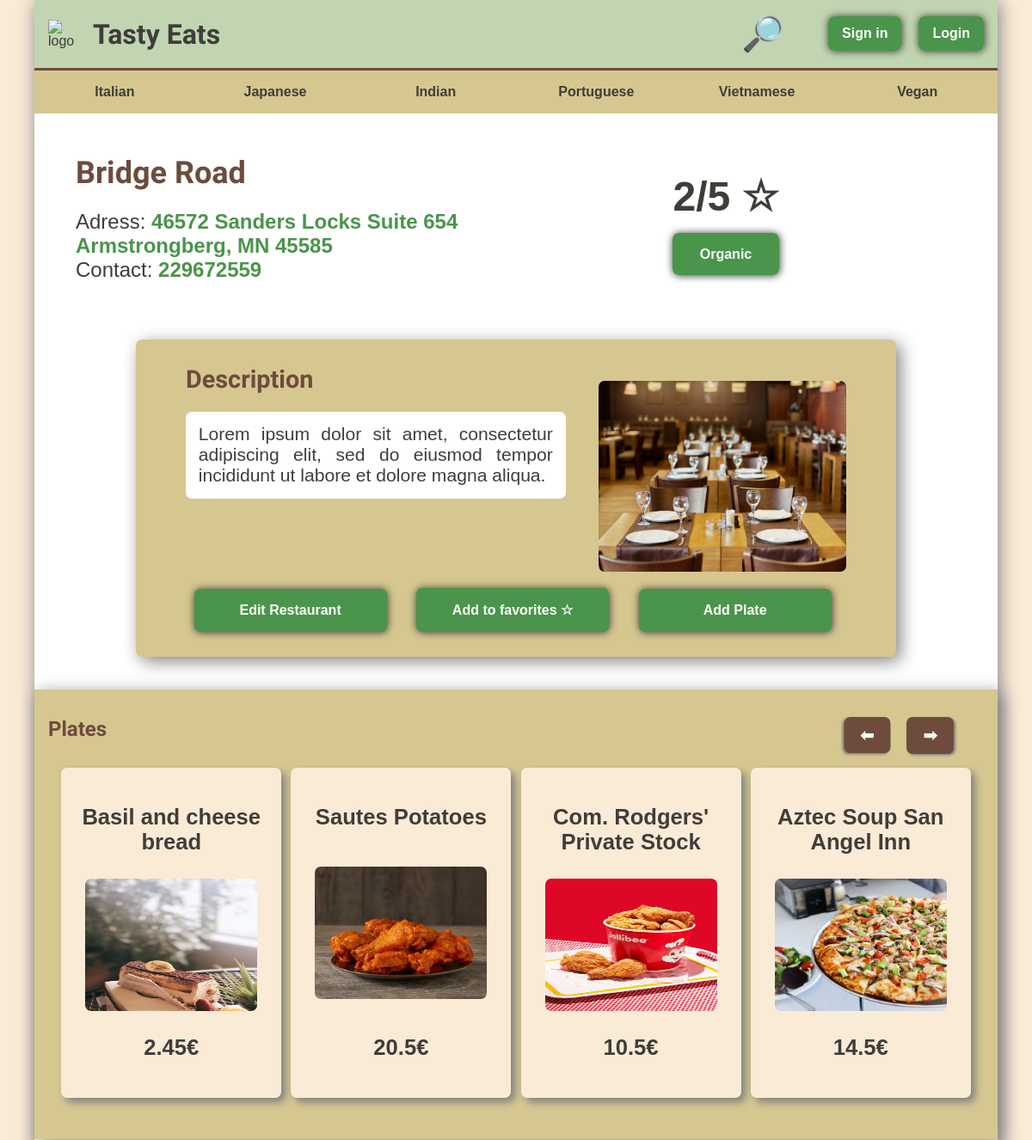
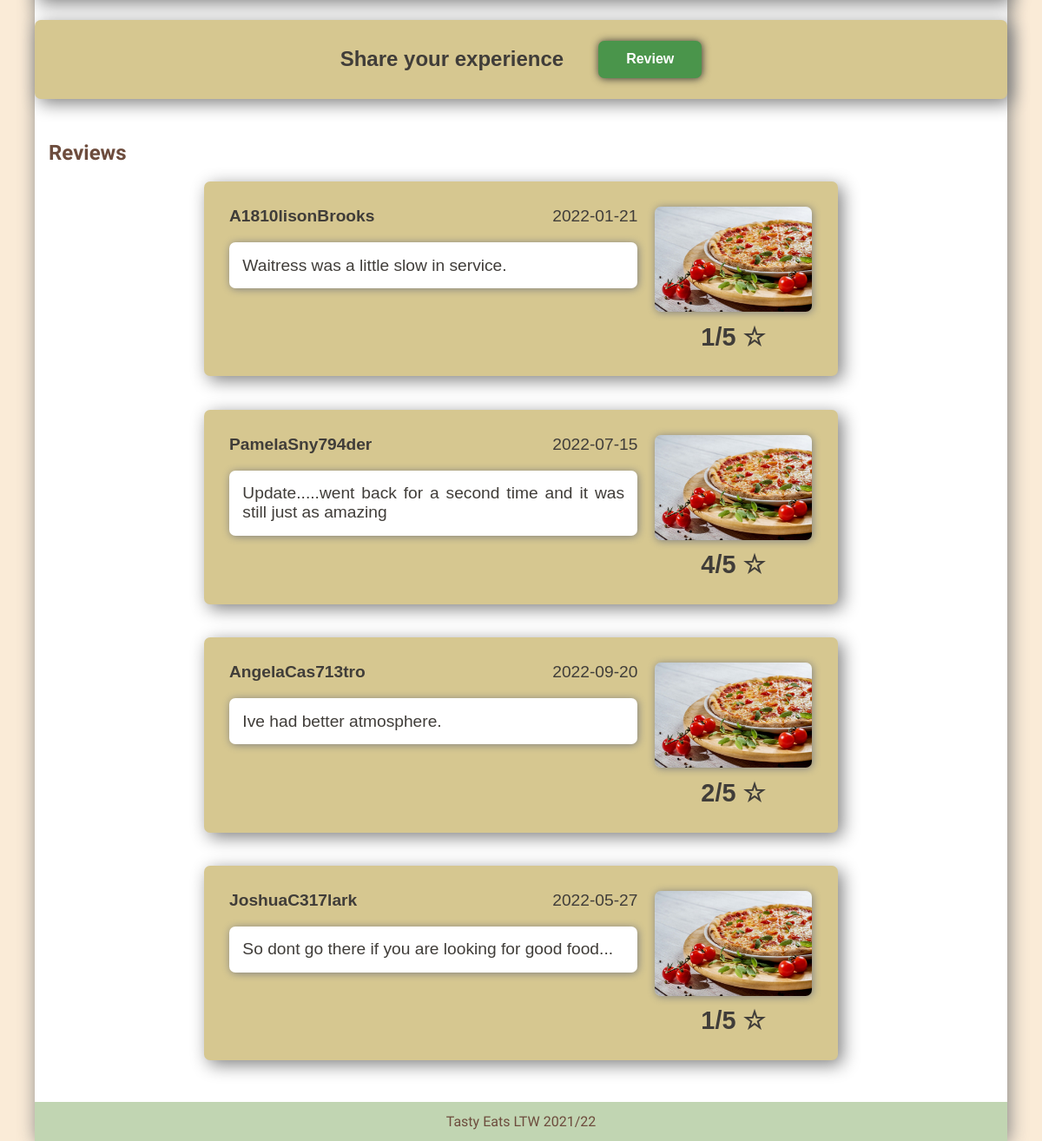
The page /restaurant.php?id=18 on the database its author committed (2 pictures, top to bottom).
### tables this page shows
CREATE TABLE Restaurant (
	RestaurantID INTEGER PRIMARY KEY,
	Name VARCHAR NOT NULL,
	phone VARCHAR NOT NULL,
	Address VARCHAR NOT NULL,
	Category VARCHAR NOT NULL,
	Description VARCHAR NOT NULL
);

CREATE TABLE Dish (
	DishID INTEGER PRIMARY KEY,
	Name VARCHAR NOT NULL,
	Price VARCHAR NOT NULL,
	Category VARCHAR,
	Description VARCHAR DEFAULT 'Sunt cumque exercitationem incidunt dolores vitae. Voluptatem voluptatum fugiat accusamus incidunt voluptas. Perferendis aperiam asperiores voluptas in error. Neque excepturi tempore non veritatis.'
);

CREATE TABLE Ingredient(
	IngredientID INTEGER PRIMARY KEY,
	IngredientName VARCHAR NOT NULL
);

CREATE TABLE Review (
	-- falta quem fez a review
	ReviewID INTEGER PRIMARY KEY,
	Score INTEGER,
	ReviewComment VARCHAR NOT NULL,
	DateOfReview INTEGER NOT NULL,
	--- insert the date in epoch format
	RestaurantID INTEGER NOT NULL,
	CustomerID INTEGER NOT NULL,
	FOREIGN KEY (CustomerID) REFERENCES Customer(CustomerID),
	FOREIGN KEY (RestaurantID) REFERENCES Restaurant(RestaurantID)
);

CREATE TABLE User (
	UserId INTEGER PRIMARY KEY,
	email VARCHAR UNIQUE,
	username VARCHAR,
	password VARCHAR,
	Address VARCHAR,
	phoneNumber VARCHAR,
	PhotoID INTEGER,
	FOREIGN KEY (PhotoID) REFERENCES Photo(PhotoID)
);

### restaurant.php (called while the page is built, shortened)
<?php
require_once(__DIR__ . "/templates/common.tpt.php");
require_once(__DIR__ . "/templates/plates_carrossel.tpt.php");
require_once(__DIR__ . "/templates/restaurant.tpt.php");
require_once(__DIR__ . "/database/connection.php");
require_once(__DIR__ . "/database/restaurant.class.php");
$db = getDatabaseConnection();
$restaurant = Restaurant::getRestaurant($db, $_GET['id']);
$menu = $restaurant->getMenu($db);
$dishes = $menu->getMenuDishes($db);
$reviews = $restaurant->getRestaurantReviews($db);
drawRestaurantDescriptionName( $db, $restaurant);
drawRestaurantDescription($restaurant);
drawPlatesCarrossel($dishes);
drawRestaurantAskReview($restaurant);
drawRestaurantReviews($db , $reviews);

### database/restaurant.class.php (called while the page is built, shortened)
<?php
require_once("review.class.php");
class Menu
{
    public array $resDishes;
    public function __construct(int $id, array $resDishes)
    {
        $this->resDishes = $resDishes;
    }
    public function getMenuDishes(PDO $db): array
    {
        $array = array();
        foreach ($this->resDishes as $pair) {
            array_push($array, Dish::getDish($db, (int)$pair["DishID"]));
        }
        return $array;
    }
}
class Dish
{
    public int $id;
    public function __construct(int $id, string $name, string $price, string $category, string $description)
    {
        $this->id = $id;
        $this->name = $name;
        $this->price = $price;
    }
    public static function getDish(PDO $db, int $id): ?Dish
    {
        $stmt = $db->prepare('
            SELECT *
            FROM Dish
            WHERE DishID = ?
        ');
        $stmt->execute(array($id));
        if ($dish = $stmt->fetch()) {
            return new Dish(
                (int)$dish['DishID'],
                $dish['Name'],
                $dish['Price'],
                $dish['Category'],
                $dish['Description']
            );
        } else return null;
    }
    public function getIngredients(PDO $db): array
    {
        $stmt = $db->prepare('select IngredientName
         from Ingredient natural join DishIngredients
         where DishID = ?');
        $stmt->execute(array($this->id));
        $ings = $stmt->fetchAll();
        return $ings;
    }
}
class Restaurant
{
    public int $id;
    public function __construct(int $id, string $name, string $address, string $phone, string $category, string $description)
    {
        $this->id = $id;
        $this->name = $name;
        $this->address = $address;
        $this->phone = $phone;
        $this->category = $category;
        $this->description = $description;
    }
    public static function getRestaurant(PDO $db, int $id): ?Restaurant
    {
        $stmt = $db->prepare('
            SELECT *
            FROM Restaurant
            WHERE RestaurantID = ?
        ');
        $stmt->execute(array($id));
        if ($restaurant = $stmt->fetch()) {
            return new Restaurant(
                (int)$restaurant['RestaurantID'],
                $restaurant['Name'],
                $restaurant['Address'],
                $restaurant['phone'],
                $restaurant['Category'],
                $restaurant['Description']
            );
        } else return null;
    }
    public function getMenu(PDO $db): Menu
    {
        $stmt = $db->prepare('
            SELECT *
            FROM Menu
            WHERE RestaurantID = ?
        ');
        $stmt->execute(array($this->id));
        return new Menu($this->id, $stmt->fetchAll());
    }
    public function getRestaurantReviews(PDO $db): ?array
    {
        $stmt = $db->prepare('
            SELECT *
            FROM Review
            WHERE RestaurantID = ?
        ');
        $stmt->execute(array($this->id));
        $reviews = $stmt->fetchAll();
        $array = [];
        foreach ($reviews as $review) {
            array_push($array, new Review(
                (int)$review['ReviewID'],
                (int)$review['Score'],
                $review['ReviewComment'],
                $review['DateOfReview'],
                $review['CustomerID']
            ));
        }
        return $array;
    }
    public function getMediumScore(PDO $db): float
    {
        $medium = 0;
        $count = 0;
        $stmt = $db->prepare('
            SELECT Score
            FROM Restaurant LEFT JOIN Review on (Restaurant.RestaurantID = Review.RestaurantID)
            WHERE Restaurant.RestaurantID = ?
        ');
        $stmt->execute(array($this->id));
        $arr = $stmt->fetchAll();
        foreach ($arr as $score) {
            $medium += $score['Score'];
            $count++;
        }
        return (float)number_format((float)$medium / (float)$count, 2, '.', '');
    }
}

### database/review.class.php (called while the page is built, shortened)
<?php
class Review
{
    public string $reviewer;
    public function __construct(int $id, int $score, string $text, string $date, string $reviewer)
    {
        $this->score = $score;
        $this->text = $text;
        $this->date = new DateTime($date);
        $this->reviewer = $reviewer;
    }
    public function getReviewerName(PDO $db) : string
    {
        $stmt = $db->prepare('
            SELECT DISTINCT username
            FROM User
            WHERE UserId = ?
        ');
        $stmt->execute(array($this->reviewer));
        return $stmt->fetch()['username'];
    }
}

### templates/plates_carrossel.tpt.php (the view, shortened to what this page needs)
<?php
function drawPlatesCarrossel(array $plates, bool $showNav = true)
{
?>
    <article class="carrosel container">
        <h2>Plates</h2>
        <?php if ($showNav) { ?>
            <div class="carrosel_nav">
                <button style="  transform: scale(-1, 1);">&#10145;</button>
                <button>&#10145;</button>
            </div>
        <?php } ?>
        <div class="img_carrosel">
            <?php foreach ($plates as $dish) { ?>
                <a href=<?= "plate.php?id=" . $dish->id ?>>
                    <div class="card_item">
                        <div class="card_face_front">
                            <p><?= $dish->name ?></p>
                            <img src="docs/food/<?= $dish->id ?>.jpg" width="200" height="154" alt="pizza">
                            <p><?= $dish->price . "€" ?></p>
                        </div>
                        <div class="card_face_back">
                            <?php
                            $db = getDatabaseConnection();
                            $ingredients = $dish->getIngredients($db);
                            foreach ($ingredients as $ing) {  ?>
                                <p>- <?= $ing['IngredientName'] ?></p>
                            <?php } ?>
                        </div>
                    </div>
                </a>
            <?php } ?>
        </div>
    </article>
<?php } ?>

### templates/restaurant.tpt.php (shortened to what this page needs)
<?php
require_once(__DIR__ . '/../database/restaurant.class.php');
session_start(); ?>
<?php function drawRestaurantDescriptionName(PDO $db, Restaurant $restaurant)
{ ?>
    <section id="presentation">
        <div>
            <h1><?= $restaurant->name ?></h1>
            <p>Adress:
                <a href=<?= "https://www.google.com/maps?daddr=" . str_replace(' ', '%20', $restaurant->address) ?> target="#">
                    <?= $restaurant->address ?>
                </a>
            </p>
            <p>Contact: <a href=<?= "tel:" . $restaurant->phone ?>><?= $restaurant->phone ?></a></p>
        </div>
        <div>
            <p><?= $restaurant->getMediumScore($db) ?>/5 &star;</p>
            <a class="link_button" href="#"><?= $restaurant->category ?></a>
        </div>
    </section>
<?php } ?>
<?php function drawRestaurantDescription(Restaurant $restaurant)
{ ?>
    <section id="description" class="container">
        <div>
            <h2>Description</h2>
            <p>
                <?= $restaurant->description; ?>
            </p>
        </div>
        <img src="docs/restaurant.jpg" alt="">
        <div id="rest_links">
            <a class="link_button" href="edit_restaurant.php?restId=<?= $restaurant->id ?>">Edit Restaurant</a>
            <a class="link_button" href="#">Add to favorites &star;</a>
            <a class="link_button" href="edit_plate.php?pid=0&restId=<?= $restaurant->id ?>">Add Plate</a>
        </div>
    </section>
<?php } ?>
<?php function drawRestaurantAskReview(Restaurant $restaurant)
{ ?>
    <section id="share_exp" class="container">
        <p>Share your experience</p>
        <a class="link_button" href=<?= "review.php?id=" . $restaurant->id ?>>Review</a>
    </section>
<?php } ?>
<?php function drawRestaurantReviews(PDO $db, array $reviews)
{ ?>
    <article id="reviews">
        <h2>Reviews</h2>
        <?php foreach ($reviews as $review) {
            $reviewer = $review->getReviewerName($db);
            drawRestaurantReview($review, $reviewer);
        } ?>
    </article>
<?php } ?>
<?php function drawRestaurantReview(Review $review, string $reviewer)
{ ?>
    <article class="rest_review container">
        <div>
            <div class="review_header">
                <p class="review_name"><?= $reviewer ?></p>
                <p class="review_date"><?= $review->date->format('Y-m-d') ?></p>
            </div>
            <p class="review_text">
                <?= $review->text ?>
            </p>
        </div>
        <div>
            <img src="docs/pizza.jpg" alt="">
            <p class="review_score"><?= $review->score ?>/5 &star;</p>
        </div>
    </article>
<?php } ?>

### rows shown on the page
restaurant: Name "Bridge Road", Address "46572 Sanders Locks Suite 654 Armstrongberg, MN 45585", phone "229672559", Category "Organic", Description "Lorem ipsum dolor sit amet, consectetur adipiscing elit, sed do eiusmod tempor incididunt ut labore et dolore magna aliqua."
dish: Name "Basil and cheese bread", shows a picture, Price "2.45"
ingredient: IngredientName "Yellow zucchini"
ingredient: IngredientName "Pasta"
ingredient: IngredientName "Zwieback"
dish: Name "Sautes Potatoes", shows a picture, Price "20.5"
ingredient: IngredientName "Chervil"
ingredient: IngredientName "Mallard duck"
dish: Name "Com. Rodgers' Private Stock", shows a picture, Price "10.5"
ingredient: IngredientName "Garland chrysanthemum"
ingredient: IngredientName "Pupusa"
dish: Name "Aztec Soup San Angel Inn", shows a picture, Price "14.5"
ingredient: IngredientName "Snack bar"
ingredient: IngredientName "Yautia"
ingredient: IngredientName "Sea-buckthornberry"
review: user.username "A1810lisonBrooks", DateOfReview "2022-01-21", ReviewComment "Waitress was a little slow in service.", Score "1"
review: user.username "PamelaSny794der", DateOfReview "2022-07-15", ReviewComment "Update.....went back for a second time and it was still just as amazing", Score "4"
review: user.username "AngelaCas713tro", DateOfReview "2022-09-20", ReviewComment "Ive had better atmosphere.", Score "2"
review: user.username "JoshuaC317lark", DateOfReview "2022-05-27", ReviewComment "So dont go there if you are looking for good food...", Score "1"

### other values the page prints
$restaurant->getMediumScore($db) "2"
